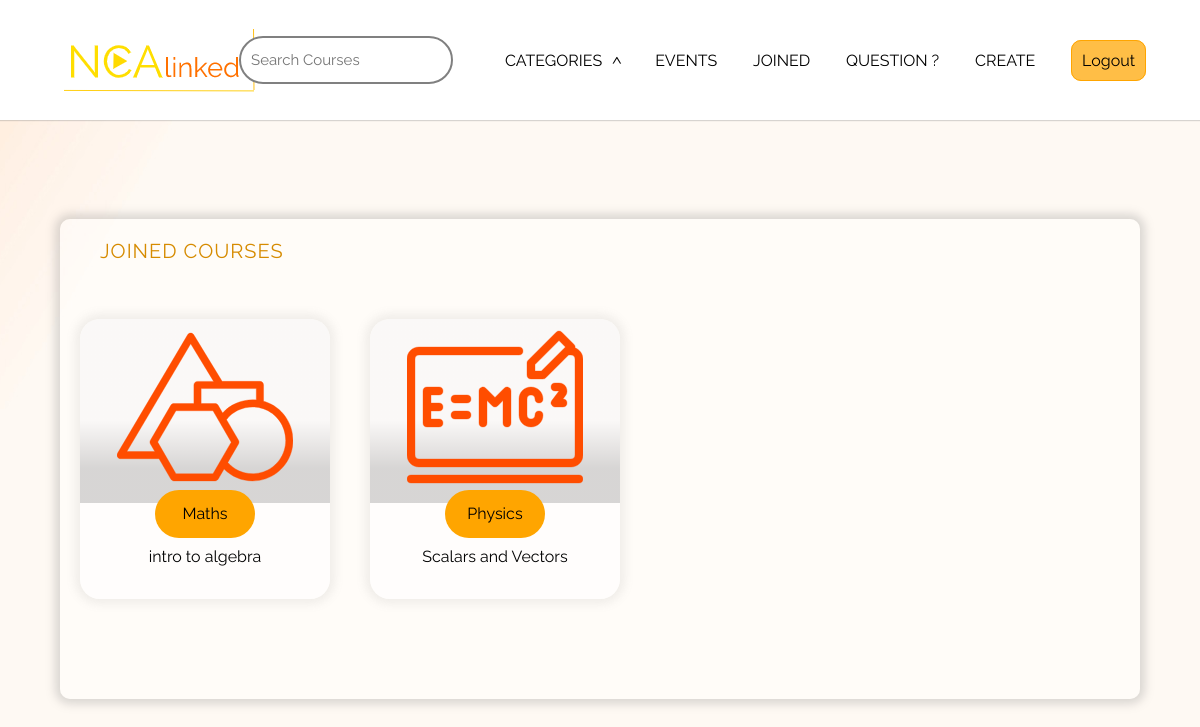
/joinedcourses/ (signed in), run on the app's committed database.
### base/models.py (models this page shows, shortened)
class Course(models.Model):
    Course_name = models.CharField(max_length=200)
    host = models.ForeignKey(User, on_delete=models.SET_NULL, null=True)
    Category = models.ForeignKey(Category, on_delete=models.SET_NULL, null=True)
    created = models.DateTimeField(auto_now_add=True)
    updated = models.DateTimeField(auto_now=True)
    participants = models.ManyToManyField(User, related_name='participants',blank=True)
    CourseDescription = models.TextField(null=True)
    video = models.FileField(upload_to="videos/", null=True, blank=True)
    class Meta():
        ordering = ['-updated','-created']

class Category(models.Model):
    Category_name = models.CharField(max_length=150)
    def __str__(self):
        return self.Category_name

### base/views.py (the view)
# urls.py: path('joinedcourses/', views.joinedcourses, name='joinedcourses'),
def joinedcourses(request):
    categories = Category.objects.all()
    courses = Course.objects.filter(participants = request.user)
    context = {'categories':categories,'courses':courses}
    return render(request, 'joinedcourses.html', context)

### templates/joinedcourses.html (shortened to what this page needs)
{% load static %}
<!DOCTYPE html>
<html lang="en">
<head>
    <link rel="stylesheet" href="{% static 'css/joinedcourses.css' %}">
    <link rel="stylesheet" href="{% static 'css/homepage.css' %}">
</head>
<body>
    {% include 'navbar.html'%}]
    <section class="body-wrapper">
        <section class="featured-sec-wrapper">
            <section class="featured-sec">
                <div class="featured-sec-nav">
                    <p>
                   JOINED COURSES
                    </p>
                </div>
                <div class="featured-sec-body">
                {% for course in courses %}
                    <div class="featured-sec-cards">
                        <div class="card-img-div">
                            {% if course.Category.Category_name == 'Maths' %}
                                <img src="{% static 'images/geometry-svgrepo-com.svg' %}">
                            {% endif %}
                            {% if course.Category.Category_name == 'Physics' %}
                                <img src="{% static 'images/physics-formula-svgrepo-com.svg' %}">
                            {% endif %}
                        </div>
                        <div class="card-info">
                            <div class="card-course-div">
                                <a href="{% url 'videopage' course.id %}">{{course.Category}}</a>
                            </div>
                            <p>
                                {{course.Course_name}}
                            </p>
                        </div>
                    </div>
                    {% endfor %}
                </div>
            </section>
        </section>
</body>
</html>

### base/static/css/homepage.css (style rules this page uses)
body { font-family: 'Raleway', sans-serif; background-image: url("/static/images/bodybackground.jpg"); background-repeat: repeat; background-position: bottom; background-size: cover; }
body,p { margin: 0; }
.body-wrapper { padding-top: 15vh; width: 100%; height: 200vh; background-color: rgba(255, 255, 255, 0); }
.featured-sec-wrapper { height: 80vh; width: 100%; display: flex; justify-content: center; align-items: center; }
.featured-sec { height: 60vh; width: 90%; border-radius: 10px; display: flex; flex-direction: column; box-shadow: 0px 0px 10px 5px rgba(128, 128, 128, 0.281); background-color: rgba(255, 255, 255, 0.404); }
.featured-sec-nav { height: 8vh; width: 100%; display: flex; align-items: center; padding-left: 40px; }
.featured-sec-nav p { font-size: 20px; letter-spacing: 1px; padding: 20px 0px 20px 0px; color: rgb(214, 139, 0); }
.featured-sec-body { padding-top: 2vh; height: 90vh; width: 100%; display: flex; overflow-x: scroll; flex-direction: row; scroll-behavior:auto; }
.featured-sec-cards { margin: 20px; height: 35vh; min-width: 250px; max-width: 250px; background-color: #ffffff9d; transition: 0.5s; box-shadow: 0px 0px 10px 5px rgba(128, 128, 128, 0.123); z-index: 0; border-radius: 20px; }
.card-img-div { border-top-right-radius: 20px; border-top-left-radius: 20px; height: 23vh; width: 100%; background: rgb(0,0,0); background: linear-gradient(0deg, rgba(0,0,0,0.15730042016806722) 19%, rgba(0,0,0,0.020045518207282953) 45%); }
.card-img-div img { height: 22vh; width: 100%; object-fit: contain; -webkit-user-drag: none; }
.card-info { border-bottom-right-radius: 20px; border-bottom-left-radius: 20px; height: 12vh; width: 100%; position: relative; display: flex; align-items: center; justify-content: center; padding-top: 5px; }
.card-info p { white-space: nowrap; overflow: hidden; text-overflow: ellipsis; max-width: 70%; pointer-events: none; }
.card-course-div { height: 6vh; display: flex; justify-content: center; align-items: center; width: 40%; position: absolute; background-color: orange; border-radius: 30px; top: -13%; left: 30%; cursor: pointer; }
.card-course-div a { color: black; display: flex; justify-content: center; align-items: center; text-decoration: none; transition: 0.15s; border-radius: 30px; width: 100%; height: 6vh; }

### data on the page
Course: Category "Maths", Course_name "intro to algebra"
Course: Category "Physics", Course_name "Scalars and Vectors"
